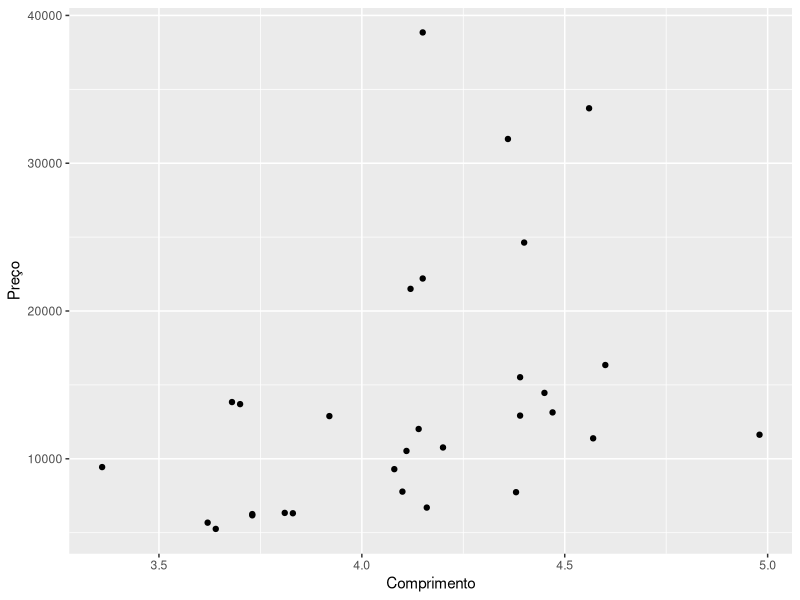
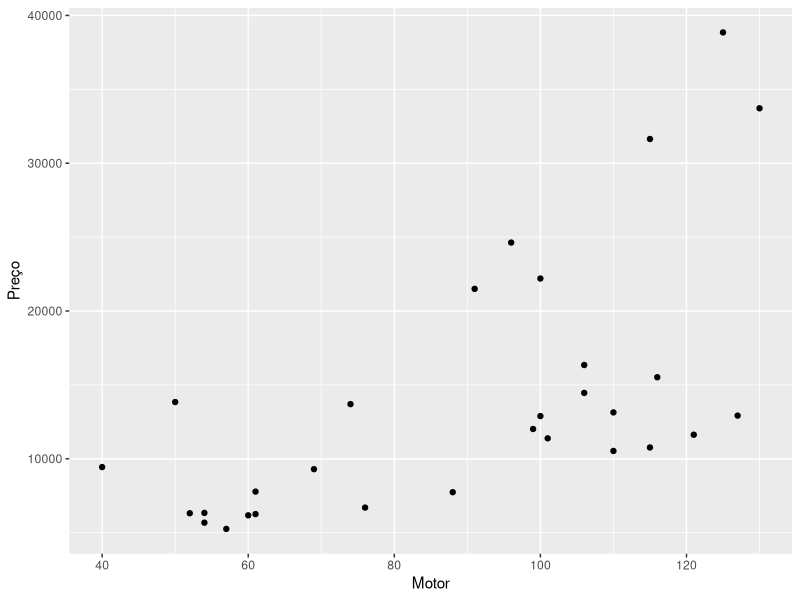
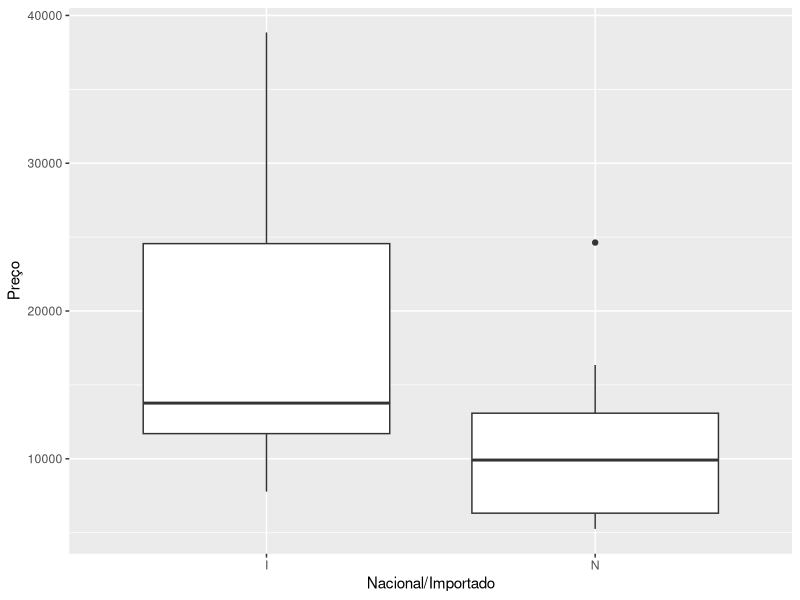
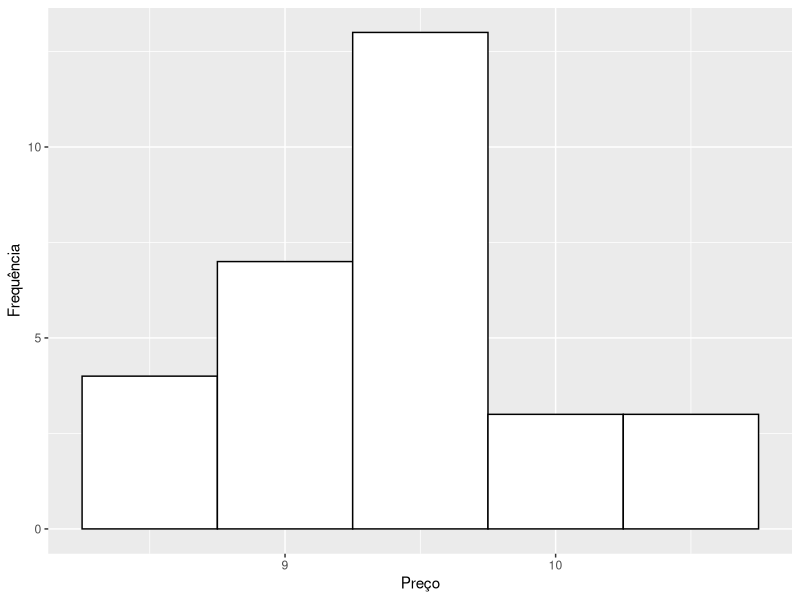
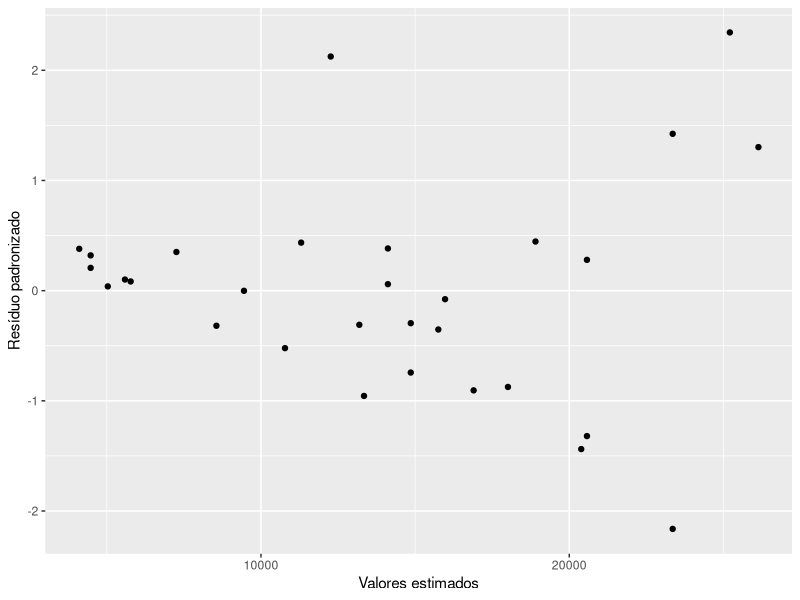
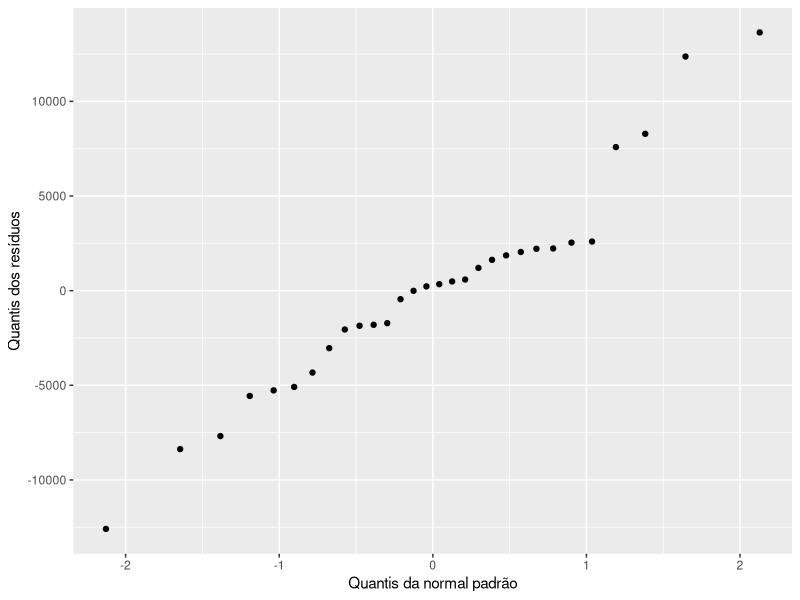

The R script that drew these images, in order:
### Script --- regressão linear simples

### CARREGANDO AS BIBLIOTECAS

library(ggplot2)
library(magrittr)
library(dplyr)

### LENDO O BANCO DE DADOS

dados <- read.csv(file = "dados.csv")

str(dados)

dados <- read.csv(file = "dados.csv", stringsAsFactors = FALSE)

str(dados)

### ANÁLISE DESCRITIVA

# Medidas resumos

summary(dados)

summary(dados[,-1])

# Gráficos

ggplot(data = dados) +
  geom_point(aes(x = comprimento, y = preco)) +
  xlab("Comprimento") +
  ylab("Preço")

ggplot(data = dados) +
  geom_point(aes(x = motor, y = preco)) +
  xlab("Motor") +
  ylab("Preço")

ggplot(data = dados) +
  geom_boxplot(aes(x = ni, y = preco)) +
  xlab("Nacional/Importado") +
  ylab("Preço")

ggplot(data = dados) +
  geom_histogram(aes(x = log(preco)), binwidth = 0.5, color = "black", fill = "white") +
  labs(x = "Preço", y = "Frequência")


# Modelo de regressão linear 

fit <- lm(preco ~ comprimento + motor + ni, data = dados)

fit
summary(fit)

# A variável "comprimento" não foi considerada significativa

fit2 <- dados %>% 
  lm(preco ~ motor + ni, data = .) 

fit2
summary(fit2)

# Mudando a interpretação do intercepto

dados %<>% mutate(motor2 = motor - min(motor))

fit3 <- dados %>% 
  lm(preco ~ motor2 + ni, data = .) 

fit3
summary(fit3)

### ANOVA

anova(fit3)

### Análise de resíduos

names(fit3)
names(summary(fit3))

dados %>%
  mutate(preco.est = fit3$fitted.values %>% as.vector(), res = fit3$residuals %>% as.vector(), 
         res.pad = fit3$residuals/summary(fit3)$sigma %>% as.vector()) %>%
  ggplot +
  geom_point(aes(x = preco.est, y = res.pad)) +
  labs(x = "Valores estimados", y = "Resíduo padronizado")
  

  dados %>%
    mutate(preco.est = fit3$fitted.values %>% as.vector(), res = fit3$residuals %>% as.vector(), 
           res.pad = fit3$residuals/summary(fit3)$sigma %>% as.vector()) %>%  
    ggplot +
    geom_point(aes(sample = res), stat = "qq") +
    labs(x = "Quantis da normal padrão", y = "Quantis dos resíduos")

